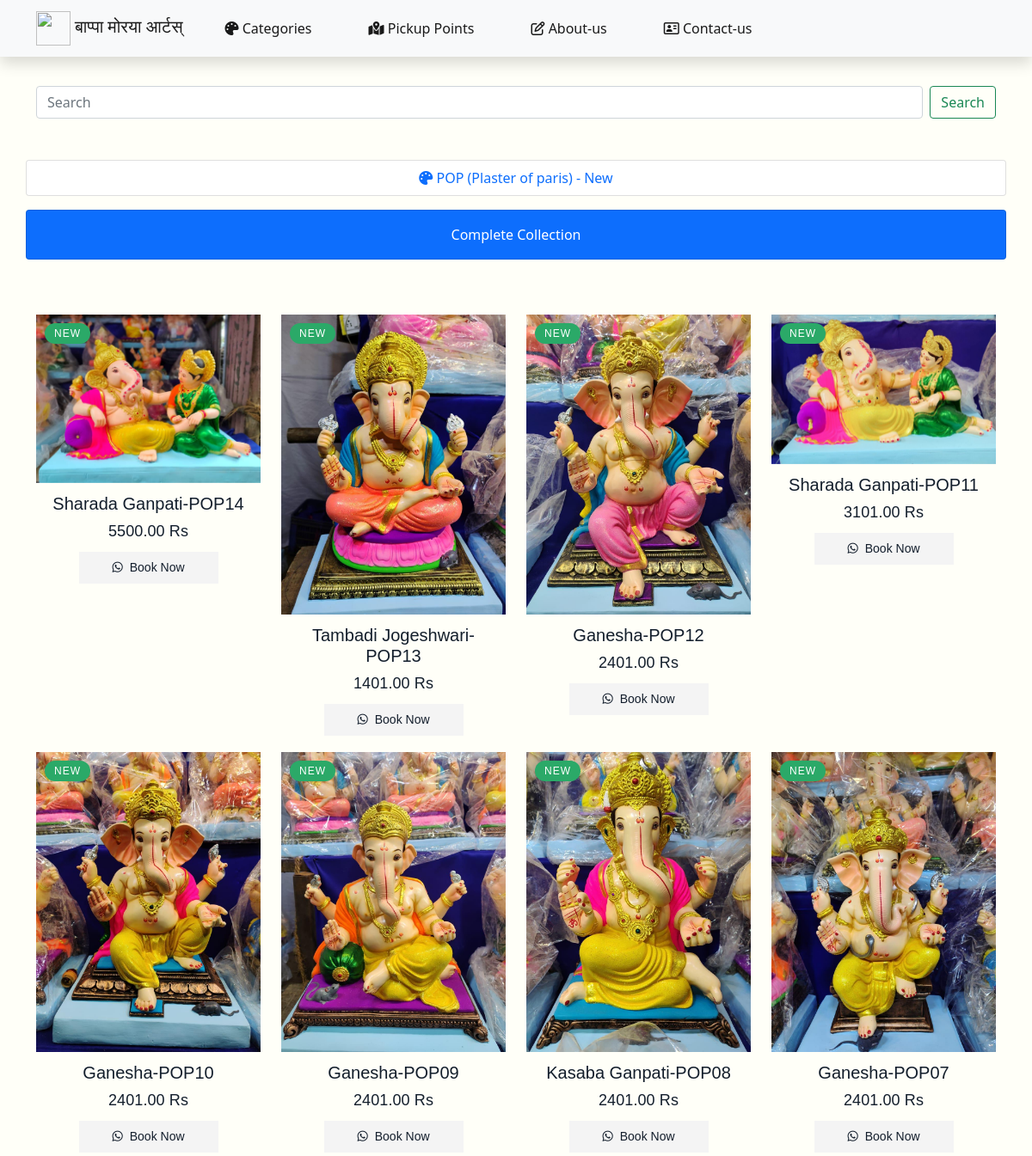
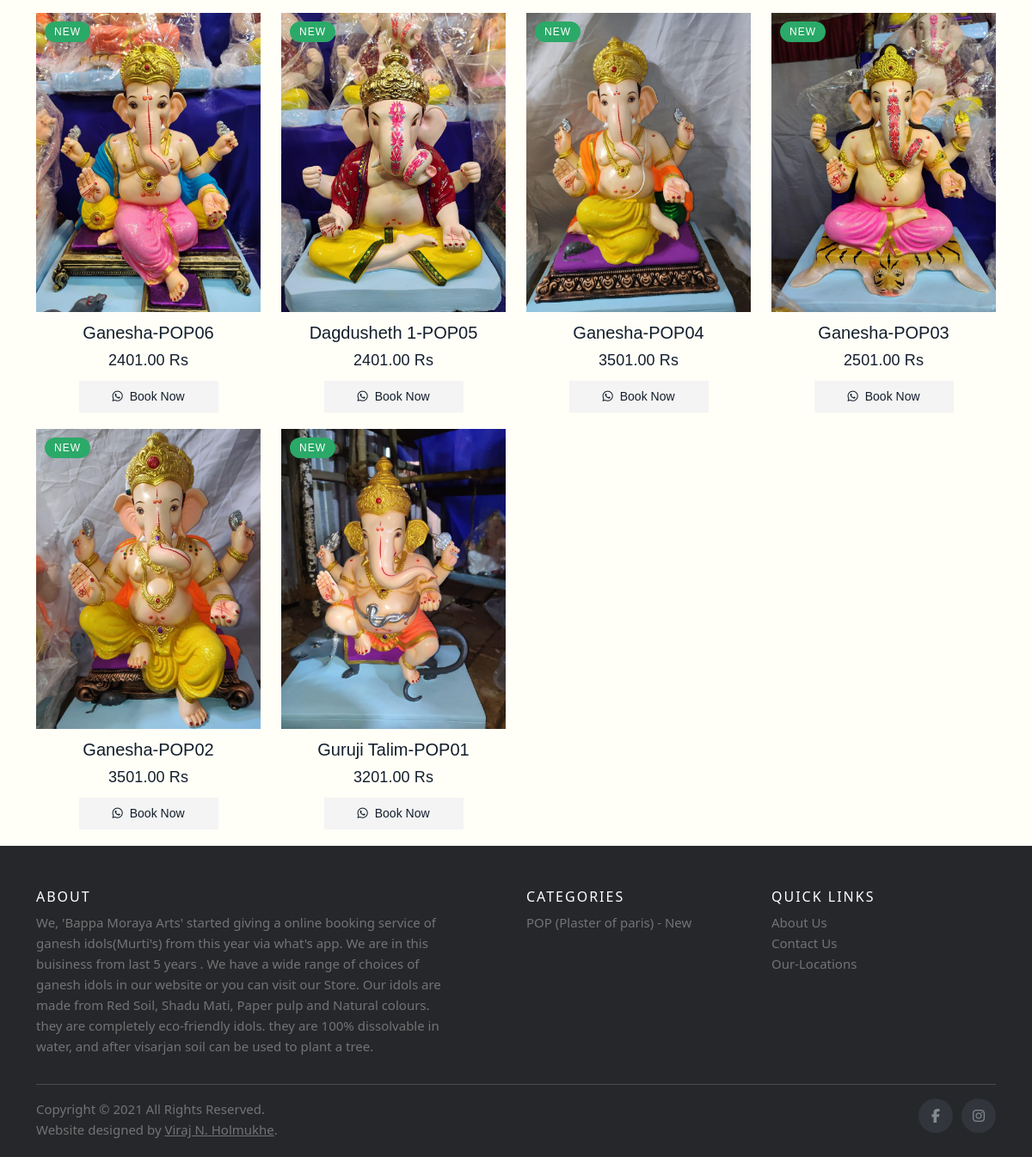
/view_all_idols_list, run on the app's committed database (2 pictures, top to bottom).
### AdminApp/models.py (models this page shows, shortened)
class Categories(models.Model):
    name = CharField(max_length=100)
    description = TextField(max_length=1000,blank=True)
    description_min = TextField(max_length=1000,blank=True)
    image = models.ImageField(upload_to="Images0",blank=True,default=0)
    class Meta:
        db_table = "Types_of_idols"\

class Idol(models.Model):
    model_no = models.CharField(max_length=20)
    model_name = models.CharField(max_length=20,blank=True)
    height = models.CharField(max_length=20)
    featured = models.CharField(max_length=20,blank=True)
    price = models.CharField(max_length=100,blank=True)
    image1 = models.ImageField(upload_to="Images1")
    image2 = models.ImageField(upload_to="Images2",blank=True)
    image3 = models.ImageField(upload_to="Images3",blank=True)
    category = models.ForeignKey(Categories,on_delete=models.CASCADE)
    class Meta:
        db_table="Idols"

### UserApp/views.py (the view)
# urls.py: path('view_all_idols_list',views.showAllIdols),
def showAllIdols(request):
    cats = Categories.objects.filter(id=6)
    idol = Idol.objects.filter(category_id=6).order_by("-id")
    return render(request,"UserApp/view_idols_list.html",{"idol":idol,"cats":cats})

### templates/UserApp/view_idols_list.html (shortened to what this page needs)
{% extends 'UserApp/index.html' %}
{% load static %}
{% block Content %}
<link rel="stylesheet" type="text/css" href="{% static 'css/showidol_list.css' %}">
<div class="container">
    <div class="row row1 mb-5">
        <form class="d-flex" action="/search_text">
            <input class="form-control me-2" type="search" placeholder="Search" aria-label="Search" name="sq">
            <button class="btn btn-outline-success" type="submit">Search</button>
        </form>
    </div>
    <div class="row">
        <div class="card">
            <ul class="nav nav-pills nav-fill">
                {% for cat in cats %}
                <li class="nav-item">
                    <a class="nav-link" href="/categories_list/{{cat.id}}"><i class="fas fa-palette"></i> {{cat.name}}</a>
                </li>
                {% endfor %}
            </ul>
        </div>
    </div>
    <div class="row ">
        <div class="card bg-primary mt-3 mb-3 text-center ">
        {% if cat_name %}
            <div class="card-body" style="color: white;">
                {{cat_name}}
            </div>
        {% else %}
            <div class="card-body" style="color: white;">
                Complete Collection
            </div>
        {% endif %}
        </div>
    </div>
    {% if idol %}
    <div class="row mt-5">
        {% for idol in idol %}
        <div class="col-md-3 detail_card">
            <div class="product-grid">
                <div class="product-image">
                    <a href="/view_idol/{{idol.id}}" class="image">
                        <img class="pic-1" src="{{idol.image1.url}}">
                    </a>
                    <span class="product-sale-label">NEW</span>
                </div>
                <div class="product-content">
                    <h3 class="title">{{idol.model_name}}-{{idol.model_no}}</h3>
                    <div class="price">{{idol.price}}.00 Rs</div>
                    <div class="product-button-group">
                        <a class="add-to-cart" href="https://wa.me/%2B917798589100?text=Hi.%20I'm%20interested%20in%20this%20Ganesh%20Murti%20--%20Model%20No:%20{{idol.model_no}}%20--Link:%20www.bappamorayaarts.com/view_idol/{{idol.id}}" target="_blank" rel="noopener"><i class="fa fa-whatsapp"></i>Book Now</a>
                    </div>
                </div>
            </div>
        </div>
        {% endfor %}
    </div>
    {% else %}
    <div class="row">
        <p style="text-align: center; margin: 50px 0px 50px 0px;">No Idol Found</p>
    </div>
    {% endif %}
</div>
{% endblock %}

### templates/UserApp/index.html (shortened to what this page needs)
{% load static %}
<!DOCTYPE html>
<html lang="en">
<head>
    <link href="https://cdn.jsdelivr.net/npm/bootstrap@5.1.0/dist/css/bootstrap.min.css" rel="stylesheet">
    <link rel="stylesheet" type="text/css" href="{% static 'css/index.css' %}">
</head>
<body>
<div class="container">
<nav class="navbar navbar-expand-lg fixed-top navbar-dark">
    <div class="container">
      <a class="navbar-brand" style="font-family: 'Amita', cursive; " href="/"><img src="{% static 'Images/bmalogo_wos.png' %}" alt="" height="40" width="40"> बाप्पा मोरया आर्टस्</a>
      <div class="collapse navbar-collapse" id="navbarTogglerDemo03">
        <ul class="navbar-nav me-auto mb-2 mb-lg-0 ">
          <li class="nav-item">
            <a class="nav-link active" href="/#categories"><i class="fas fa-palette"></i> Categories</a>
          </li>
          <li class="nav-item">
            <a class="nav-link active " href="/#locations"><i class="fas fa-map-marked-alt"></i> Pickup Points</a>
          </li>
          <li class="nav-item">
            <a class="nav-link active" href="/#about_us"><i class="far fa-edit"></i> About-us</a>
          </li>
          <li class="nav-item">
            <a class="nav-link active" href="/#conatact_us"><i class="far fa-address-card"></i> Contact-us</a>
          </li>
        </ul>
      </div>
    </div>
</nav>
</div>
{% block Content %}
{% endblock %}
<footer class="site-footer">
  <div class="container">
    <div class="row">
      <div class="col-sm-12 col-md-6" >
        <h6>About</h6>
          <p class="text-justify" style="padding-right: 60px;">    We, 'Bappa Moraya Arts' started giving a online booking service of ganesh idols(Murti's)  from this year via what's app. We are in this buisiness from last 5 years .
          We have a wide range of choices of ganesh idols in our website or you can visit our Store.
          Our idols are made from Red Soil, Shadu Mati, Paper pulp and Natural colours. they are completely eco-friendly idols. they are 100% dissolvable in water, and after visarjan soil can be used to plant a tree.</p>
      </div>
      <div class="col-xs-6 col-md-3">
        <h6>Categories</h6>
        <ul class="footer-links">
          {% for cat in cats %}
          <li><a href="/categories_list/{{cat.id}}">{{cat.name}}</a></li>
          {% endfor %}
        </ul>
      </div>
      <div class="col-xs-6 col-md-3">
        <h6>Quick Links</h6>
        <ul class="footer-links">
          <li><a href="/#about_us">About Us</a></li>
          <li><a href="/#conatact_us">Contact Us</a></li>
          <li><a href="/#locations">Our-Locations</a></li>
        </ul>
      </div>
    </div>
    <hr>
  </div>
  <div class="container">
    <div class="row">
      <div class="col-md-8 col-sm-6 col-xs-12">
        <p class="copyright-text">Copyright &copy; 2021 All Rights Reserved.</p>
        <p class="copyright-text" >Website designed by
          <a href="https://virajholmukhe.pythonanywhere.com/" target="_blank" style="text-decoration: underline;" >Viraj N. Holmukhe</a>.
        </p>
      </div>
      <div class="col-md-4 col-sm-6 col-xs-12">
        <ul class="social-icons">
          <li><a class="facebook" href="https://www.facebook.com/watch/ashishpote9100/" target="_blank"><i class="fa fa-facebook"></i></a></li>
          <li><a class="twitter" href="https://www.instagram.com/bappamorayaarts/" target="_blank"><i class="fa fa-instagram"></i></a></li>
        </ul>
      </div>
    </div>
  </div>
</footer>
</body>
</html>

### static/css/index.css (style rules this page uses)
body { background-color: rgb(255, 255, 248); }
.nav-item { margin-left: 25px; margin-right: 25px; }
a { text-decoration: none; }
.site-footer { background-color:#26272b; padding:45px 0 20px; font-size:15px; line-height:24px; color:#737373; }
.site-footer hr { border-top-color:#bbb; opacity:0.5 }
.site-footer h6 { color:#fff; font-size:16px; text-transform:uppercase; margin-top:5px; letter-spacing:2px }
.site-footer a { color:#737373; }
.footer-links { padding-left:0; list-style:none }
.footer-links li { display:block }
.footer-links a { color:#737373 }
.site-footer .social-icons { text-align:right }
.site-footer .social-icons a { width:40px; height:40px; line-height:40px; margin-left:6px; margin-right:0; border-radius:100%; background-color:#33353d }
.copyright-text { margin:0 }
.social-icons { padding-left:0; margin-bottom:0; list-style:none }
.social-icons li { display:inline-block; margin-bottom:4px }
.social-icons a { background-color:#eceeef; color:#818a91; font-size:16px; display:inline-block; line-height:44px; width:44px; height:44px; text-align:center; margin-right:8px; border-radius:100%; -webkit-transition:all .2s linear; -o-transition:all .2s linear; transition:all .2s linear }

### static/css/showidol_list.css (style rules this page uses)
:root { --main-color1: #eb4d4b; --text-color: #131e2c; }
.row1 { margin-top: 100px; }
.product-grid { font-family: 'Oswald', sans-serif; text-align: center; }
.product-grid .product-image { position: relative; }
.product-grid .product-image a.image { display: block; }
.product-grid .product-image img { width: 100%; height: auto; }
.product-image .pic-1 { opacity: 1; backface-visibility: hidden; transition: all 0.3s ease-in-out; }
.product-grid .product-sale-label, .product-grid .product-discount-label { color: #fff; background: #da5555; font-size: 12px; letter-spacing: 1px; line-height: 14px; padding: 5px 11px; border-radius: 12px; position: absolute; top: 10px; right: 10px; transition: all 0.4s ease; }
.product-grid .product-sale-label { background: #2ba968; text-transform: uppercase; left: 10px; right: auto; }
.product-grid .product-content { padding: 12px; }
.product-grid { padding: 0; margin: 0 0 7px; list-style: none; }
.product-grid .title { color: var(--text-color); font-size: 20px; text-transform: capitalize; margin: 0 0 7px; }
.product-grid .price { color: var(--text-color); font-size: 18px; letter-spacing: 0.005em; margin-bottom: 10px; }
.product-grid .product-button-group { position: relative; z-index: 1; }
.product-grid .add-to-cart { color: var(--text-color); background: #f4f4f4; font-size: 14px; width: calc(100% - 75px); padding: 8px 3px; margin: 0 auto; display: inline-block; text-decoration: none; transition: all 0.25s ease 0s; }
.product-grid .add-to-cart i { margin-right: 8px; transition: all 0.25s ease 0s; }

### data on the page
Categories: name "POP (Plaster of paris) - New"
Idol: image1 (picture), model_name "Sharada Ganpati", model_no "POP14", price "5500"
Idol: image1 (picture), model_name "Tambadi Jogeshwari", model_no "POP13", price "1401"
Idol: image1 (picture), model_name "Ganesha", model_no "POP12", price "2401"
Idol: image1 (picture), model_name "Sharada Ganpati", model_no "POP11", price "3101"
Idol: image1 (picture), model_name "Ganesha", model_no "POP10", price "2401"
Idol: image1 (picture), model_name "Ganesha", model_no "POP09", price "2401"
Idol: image1 (picture), model_name "Kasaba Ganpati", model_no "POP08", price "2401"
Idol: image1 (picture), model_name "Ganesha", model_no "POP07", price "2401"
Idol: image1 (picture), model_name "Ganesha", model_no "POP06", price "2401"
Idol: image1 (picture), model_name "Dagdusheth 1", model_no "POP05", price "2401"
Idol: image1 (picture), model_name "Ganesha", model_no "POP04", price "3501"
Idol: image1 (picture), model_name "Ganesha", model_no "POP03", price "2501"
Idol: image1 (picture), model_name "Ganesha", model_no "POP02", price "3501"
Idol: image1 (picture), model_name "Guruji Talim", model_no "POP01", price "3201"
